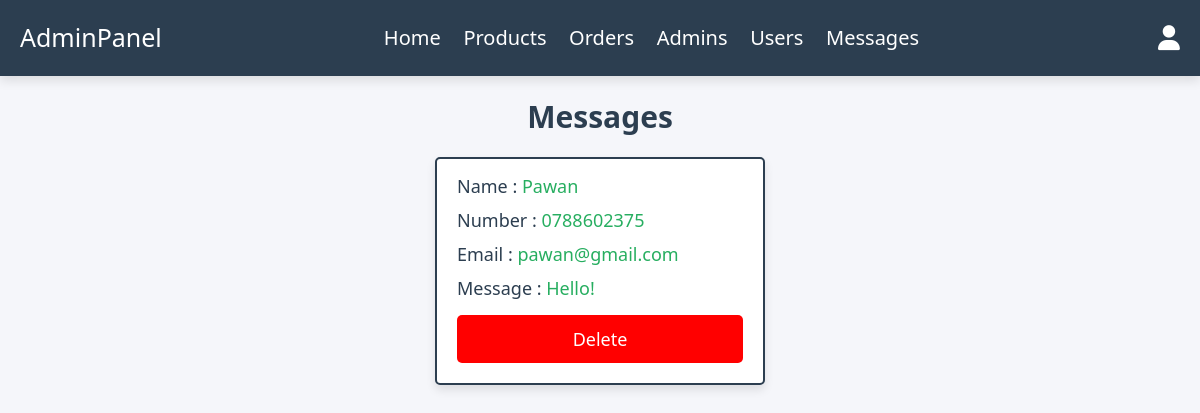
/admin/messages.php (signed in), run on the app's committed database.
### tables this page shows
CREATE TABLE `messages` (
  `id` int(100) NOT NULL,
  `user_id` int(100) NOT NULL,
  `name` varchar(100) NOT NULL,
  `email` varchar(100) NOT NULL,
  `number` varchar(12) NOT NULL,
  `message` varchar(500) NOT NULL
);

### admin/messages.php (the view, shortened to what this page needs)
<?php
include '../components/connect.php';
?>
<!DOCTYPE html>
<html lang="en">
<head>
   <link rel="stylesheet" href="https://cdnjs.cloudflare.com/ajax/libs/font-awesome/6.1.1/css/all.min.css">
   <link rel="stylesheet" href="../css/admin_style.css">
</head>
<body>
<?php include '../components/admin_header.php' ?>
<section class="messages">
   <h1 class="heading">messages</h1>
   <div class="box-container">
   <?php
      $select_messages = $conn->prepare("SELECT * FROM `messages`");
      $select_messages->execute();
      if($select_messages->rowCount() > 0){
         while($fetch_messages = $select_messages->fetch(PDO::FETCH_ASSOC)){
   ?>
   <div class="box">
      <p> Name : <span><?= $fetch_messages['name']; ?></span> </p>
      <p> Number : <span><?= $fetch_messages['number']; ?></span> </p>
      <p> Email : <span><?= $fetch_messages['email']; ?></span> </p>
      <p> Message : <span><?= $fetch_messages['message']; ?></span> </p>
      <a href="messages.php?delete=<?= $fetch_messages['id']; ?>" class="delete-btn" onclick="return confirm('delete this message?');">delete</a>
   </div>
   <?php
         }
      }else{
         echo '<p class="empty">you have no messages</p>';
      }
   ?>
   </div>
</section>
</body>
</html>

### css/admin_style.css (style rules this page uses)
:root { --main-color: #27ae60; --red: #e74c3c; --orange: #f39c12; --black: #2c3e50; --white: #fff; --light-bg: #f5f6fa; --light-color: #999; --border: .2rem solid var(--black); --box-shadow: 0 .5rem 1rem rgba(0,0,0,.1); }
* { Font-family: Calibri, Candara, Segoe, Segoe UI, Optima, Arial, sans-serif; margin:0; padding:0; box-sizing: border-box; text-decoration: none; outline: none; border:none; }
html { font-size: 62.5%; overflow-x: hidden; }
body { background-color: var(--light-bg); }
section { max-width: 2200px; margin:0 auto; padding:2rem; }
.btn, .delete-btn, .option-btn { display: block; margin-top: 1rem; border-radius: .5rem; cursor: pointer; width: 100%; font-size: 1.8rem; color:var(--white); padding:1.2rem 3rem; text-transform: capitalize; text-align: center; }
.delete-btn { background-color:red; }
.heading { text-align: center; margin-bottom: 2rem; text-transform: capitalize; color:var(--black); font-size: 3rem; }
.messages .box-container { display: grid; grid-template-columns: repeat(auto-fit, 33rem); gap:1.5rem; justify-content: center; align-items: flex-start; }
.messages .box-container .box { background-color: var(--white); border-radius: .5rem; box-shadow: var(--box-shadow); border:var(--border); padding:2rem; padding-top: 1rem; }
.messages .box-container .box p { padding: .5rem 0; font-size: 1.8rem; color:var(--black); }
.messages .box-container .box p span { color:var(--main-color); }

### data on the page
messages: name "Pawan", number "0788602375", email "pawan@gmail.com", message "Hello!"
